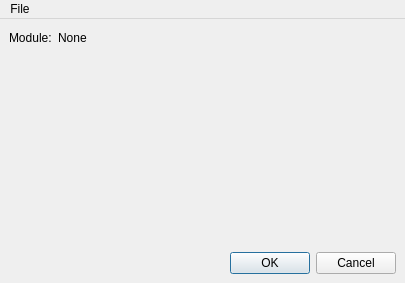
<?xml version="1.0" encoding="UTF-8"?>
<ui version="4.0">
 <class>ModuleSettings</class>
 <widget class="QMainWindow" name="ModuleSettings">
  <property name="geometry">
   <rect>
    <x>0</x>
    <y>0</y>
    <width>405</width>
    <height>283</height>
   </rect>
  </property>
  <property name="windowTitle">
   <string>Module Settings</string>
  </property>
  <widget class="QWidget" name="centralwidget">
   <layout class="QVBoxLayout" name="verticalLayout_2">
    <item>
     <layout class="QHBoxLayout" name="horizontalLayout_2">
      <item>
       <widget class="QLabel" name="moduleStaticLabel">
        <property name="text">
         <string>Module:</string>
        </property>
       </widget>
      </item>
      <item>
       <widget class="QLabel" name="moduleNameLabel">
        <property name="text">
         <string>None</string>
        </property>
       </widget>
      </item>
      <item>
       <spacer name="horizontalSpacer_2">
        <property name="orientation">
         <enum>Qt::Horizontal</enum>
        </property>
        <property name="sizeHint" stdset="0">
         <size>
          <width>40</width>
          <height>20</height>
         </size>
        </property>
       </spacer>
      </item>
     </layout>
    </item>
    <item>
     <layout class="QVBoxLayout" name="verticalLayout"/>
    </item>
    <item>
     <spacer name="verticalSpacer">
      <property name="orientation">
       <enum>Qt::Vertical</enum>
      </property>
      <property name="sizeHint" stdset="0">
       <size>
        <width>20</width>
        <height>40</height>
       </size>
      </property>
     </spacer>
    </item>
    <item>
     <layout class="QHBoxLayout" name="horizontalLayout">
      <item>
       <spacer name="horizontalSpacer">
        <property name="orientation">
         <enum>Qt::Horizontal</enum>
        </property>
        <property name="sizeHint" stdset="0">
         <size>
          <width>40</width>
          <height>20</height>
         </size>
        </property>
       </spacer>
      </item>
      <item>
       <widget class="QPushButton" name="okPushButton">
        <property name="text">
         <string>OK</string>
        </property>
        <property name="default">
         <bool>true</bool>
        </property>
       </widget>
      </item>
      <item>
       <widget class="QPushButton" name="cancelPushButton">
        <property name="text">
         <string>Cancel</string>
        </property>
       </widget>
      </item>
     </layout>
    </item>
   </layout>
  </widget>
  <widget class="QMenuBar" name="menuBar">
   <property name="geometry">
    <rect>
     <x>0</x>
     <y>0</y>
     <width>405</width>
     <height>21</height>
    </rect>
   </property>
   <widget class="QMenu" name="menuFile">
    <property name="title">
     <string>File</string>
    </property>
    <addaction name="actionSave_and_close"/>
    <addaction name="actionClose"/>
   </widget>
   <addaction name="menuFile"/>
  </widget>
  <action name="actionSave_and_close">
   <property name="text">
    <string>Save and close</string>
   </property>
  </action>
  <action name="actionClose">
   <property name="text">
    <string>Close</string>
   </property>
  </action>
 </widget>
 <resources/>
 <connections/>
</ui>
